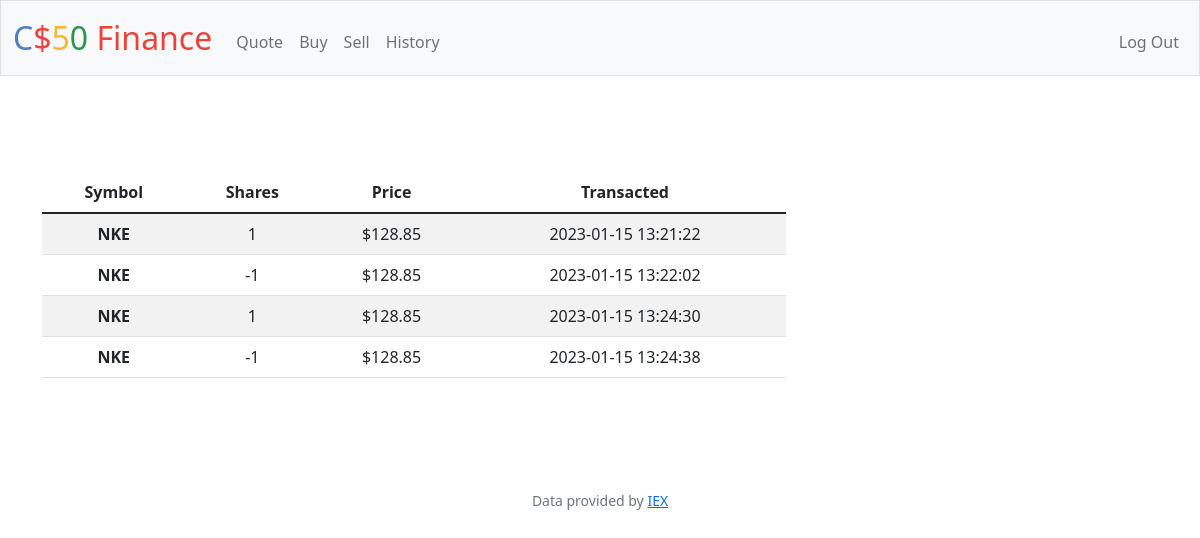
The app's page /history (signed in) with its own data.
### tables this page shows
CREATE TABLE transactions (
    id INTEGER PRIMARY KEY AUTOINCREMENT NOT NULL,
    user_id integer,
    symbol text,
    symbol_name text,
    shares integer,
    price real,
    total real,
    data TIMESTAMP DEFAULT CURRENT_TIMESTAMP,
    FOREIGN KEY(user_id) REFERENCES users(id));

### app.py (the view)
@app.route("/history")
@login_required
def history():
    trans = get_transactions_by_session_id('')
    if len(trans) > 0:
        return render_template("history.html", transactions=trans)
    return redirect("/")

### app.py (called while the page is built)
@app.after_request
def after_request(response):
    response.headers["Cache-Control"] = "no-cache, no-store, must-revalidate"
    response.headers["Expires"] = 0
    response.headers["Pragma"] = "no-cache"
    return response

def get_transactions_by_session_id(symbol):
    if not symbol:
        return db.execute("SELECT * FROM transactions t WHERE t.user_id = (?)", session["user_id"])
    else:
        return db.execute("SELECT * FROM transactions t WHERE t.user_id = (?) AND symbol = (?)", session["user_id"], symbol)

### helpers.py (called while the page is built)
def login_required(f):
    @wraps(f)
    def decorated_function(*args, **kwargs):
        if session.get("user_id") is None:
            return redirect("/login")
        return f(*args, **kwargs)
    return decorated_function

### templates/history.html (shortened to what this page needs)
{% extends "layout.html" %}
{% block main %}
<form action="/history" method="get">
    <div class="container py-5 text-center">
        <div class="col-md-8">
            <table class="table table-striped">
                <thead>
                <tr>
                    <th scope="col">Symbol</th>
                    <th scope="col">Shares</th>
                    <th scope="col">Price</th>
                    <th scope="col">Transacted</th>
                </tr>
                </thead>
                <tbody>
                {% for item in transactions %}
                <tr>
                    <th>{{ item.symbol }}</th>
                    <td>{{ item.shares }}</td>
                    <td>${{ item.price }}</td>
                    <td>{{ item.data }}</td>
                </tr>
                {% endfor %}
                </tbody>
            </table>
        </div>
    </div>
</form>
{% endblock %}

### records on screen
transactions: symbol "NKE", shares "1", price "128.85", data "2023-01-15 13:21:22"
transactions: symbol "NKE", shares "-1", price "128.85", data "2023-01-15 13:22:02"
transactions: symbol "NKE", shares "1", price "128.85", data "2023-01-15 13:24:30"
transactions: symbol "NKE", shares "-1", price "128.85", data "2023-01-15 13:24:38"
